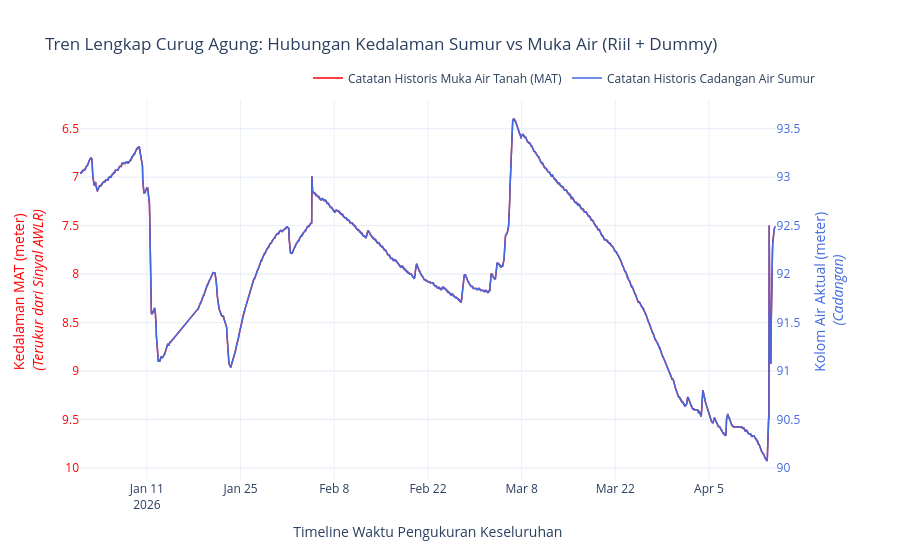

Write notebook code for a chart like this one.
### Code cell
from plotly.subplots import make_subplots
import plotly.graph_objects as go

# Gunakan dataframe keseluruhan yang memuat ribuan baris data rill + data dummy
df_all = df_gabungan.copy() # atau bisa langsung panggil df_gabungan

# Membuat kerangka grafik dengan dukungan Dual sumbu-Y 
fig = make_subplots(specs=[[{"secondary_y": True}]])

# --- 1. Plot Keseluruhan Muka Air Tanah (Sumbu Y Kiri) ---
fig.add_trace(
    go.Scatter(
        x=df_all['waktu'], 
        y=df_all['Muka_Air_Tanah_mean'],
        mode='lines', # Dihilangkan '+markers' demi kecepatan render data historis
        name='Catatan Historis Muka Air Tanah (MAT)',
        line=dict(color='red', width=1.5),
    ),
    secondary_y=False,
)

# --- 2. Plot Keseluruhan Data Air Tanah / Sisa Kolom (Sumbu Y Kanan) ---
fig.add_trace(
    go.Scatter(
        x=df_all['waktu'], 
        y=df_all['Data_Air_Tanah'],
        mode='lines',
        name='Catatan Historis Cadangan Air Sumur',
        line=dict(color='royalblue', width=1.5),
    ),
    secondary_y=True,
)

# --- Konfigurasi Layout & Sumbu Grafik Visual ---
fig.update_layout(
    title='Tren Lengkap Curug Agung: Hubungan Kedalaman Sumur vs Muka Air (Riil + Dummy)',
    xaxis_title='Timeline Waktu Pengukuran Keseluruhan',
    hovermode='x unified',
    template='plotly_white',
    legend=dict(
        orientation="h",
        yanchor="bottom",
        y=1.02,
        xanchor="right",
        x=1
    )
)

# Update Y Axis (Sumbu Kiri)
fig.update_yaxes(
    title_text="Kedalaman MAT (meter) <br><i>(Terukur dari Sinyal AWLR)</i>", 
    secondary_y=False,
    autorange="reversed", # Dibalik: Grafik ke bawah berarti semakin amblas muka air
    color='red'
)

# Update Y Axis (Sumbu Kanan)
fig.update_yaxes(
    title_text="Kolom Air Aktual (meter) <br><i>(Cadangan)</i>", 
    secondary_y=True,
    color='royalblue'
)

# Anda bisa langsung melakukan zoom-in dan zoom-out secara interaktif!
fig.show()

### Figure 1 — Plotly figure (JSON) as saved in the notebook; plotly's stock layout.template omitted (floating-point values rounded to 4 significant figures; data arrays with more than 128 entries replaced by an {"elided": "..."} marker saying what was removed)
{"data": [{"line": {"color": "red", "width": 1.5}, "mode": "lines", "name": "Catatan Historis Muka Air Tanah (MAT)", "type": "scatter", "x": {"elided": "2386 str values"}, "xaxis": "x", "y": {"elided": "2386 float values"}, "yaxis": "y"}, {"line": {"color": "royalblue", "width": 1.5}, "mode": "lines", "name": "Catatan Historis Cadangan Air Sumur", "type": "scatter", "x": {"elided": "2386 str values"}, "xaxis": "x", "y": {"elided": "2386 float values"}, "yaxis": "y2"}], "layout": {"hovermode": "x unified", "legend": {"orientation": "h", "x": 1, "xanchor": "right", "y": 1.02, "yanchor": "bottom"}, "title": {"text": "Tren Lengkap Curug Agung: Hubungan Kedalaman Sumur vs Muka Air (Riil + Dummy)"}, "xaxis": {"anchor": "y", "domain": [0, 0.94], "title": {"text": "Timeline Waktu Pengukuran Keseluruhan"}}, "yaxis": {"anchor": "x", "autorange": "reversed", "color": "red", "domain": [0, 1], "title": {"text": "Kedalaman MAT (meter) <br><i>(Terukur dari Sinyal AWLR)</i>"}}, "yaxis2": {"anchor": "x", "color": "royalblue", "overlaying": "y", "side": "right", "title": {"text": "Kolom Air Aktual (meter) <br><i>(Cadangan)</i>"}}}}
